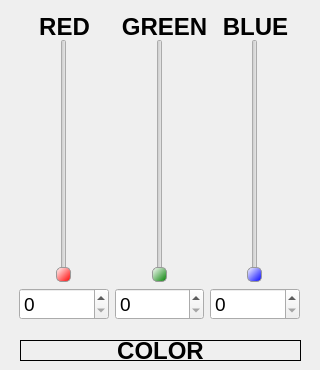
<?xml version="1.0" encoding="UTF-8"?>
<ui version="4.0">
 <class>MainWindow</class>
 <widget class="QMainWindow" name="MainWindow">
  <property name="geometry">
   <rect>
    <x>0</x>
    <y>0</y>
    <width>320</width>
    <height>370</height>
   </rect>
  </property>
  <property name="minimumSize">
   <size>
    <width>320</width>
    <height>370</height>
   </size>
  </property>
  <property name="windowTitle">
   <string>RGB Viewer v1</string>
  </property>
  <widget class="QWidget" name="centralwidget">
   <widget class="QWidget" name="horizontalLayoutWidget_2">
    <property name="geometry">
     <rect>
      <x>19</x>
      <y>39</y>
      <width>281</width>
      <height>281</height>
     </rect>
    </property>
    <layout class="QHBoxLayout" name="HBox">
     <item>
      <layout class="QVBoxLayout" name="VBox_red">
       <item>
        <layout class="QHBoxLayout" name="CenterVBox_red">
         <item>
          <widget class="QSlider" name="verticalSlider_red">
           <property name="sizePolicy">
            <sizepolicy hsizetype="Expanding" vsizetype="Expanding">
             <horstretch>0</horstretch>
             <verstretch>0</verstretch>
            </sizepolicy>
           </property>
           <property name="styleSheet">
            <string notr="true">QSlider::handle:vertical {
	background: qlineargradient(x1:0, y1:0, x2:1, y2:1, stop:0 white, stop:1 red);
	border: 1px solid #999999;
	border-radius: 5px;
}</string>
           </property>
           <property name="maximum">
            <number>255</number>
           </property>
           <property name="orientation">
            <enum>Qt::Orientation::Vertical</enum>
           </property>
          </widget>
         </item>
        </layout>
       </item>
       <item>
        <widget class="QSpinBox" name="spinBox_red">
         <property name="font">
          <font>
           <family>Arial</family>
           <pointsize>14</pointsize>
          </font>
         </property>
         <property name="maximum">
          <number>255</number>
         </property>
        </widget>
       </item>
      </layout>
     </item>
     <item>
      <layout class="QVBoxLayout" name="VBox_green">
       <item>
        <layout class="QHBoxLayout" name="CenterVBox_green">
         <item>
          <widget class="QSlider" name="verticalSlider_green">
           <property name="sizePolicy">
            <sizepolicy hsizetype="Expanding" vsizetype="Expanding">
             <horstretch>0</horstretch>
             <verstretch>0</verstretch>
            </sizepolicy>
           </property>
           <property name="styleSheet">
            <string notr="true">QSlider::handle:vertical {
	background: qlineargradient(x1:0, y1:0, x2:1, y2:1, stop:0 white, stop:1 green);
	border: 1px solid #999999;
	border-radius: 5px;
}</string>
           </property>
           <property name="maximum">
            <number>255</number>
           </property>
           <property name="orientation">
            <enum>Qt::Orientation::Vertical</enum>
           </property>
          </widget>
         </item>
        </layout>
       </item>
       <item>
        <widget class="QSpinBox" name="spinBox_green">
         <property name="font">
          <font>
           <family>Arial</family>
           <pointsize>14</pointsize>
          </font>
         </property>
         <property name="maximum">
          <number>255</number>
         </property>
        </widget>
       </item>
      </layout>
     </item>
     <item>
      <layout class="QVBoxLayout" name="VBox_blue">
       <item>
        <layout class="QHBoxLayout" name="CenterVBox_blue">
         <item>
          <widget class="QSlider" name="verticalSlider_blue">
           <property name="sizePolicy">
            <sizepolicy hsizetype="Expanding" vsizetype="Expanding">
             <horstretch>0</horstretch>
             <verstretch>0</verstretch>
            </sizepolicy>
           </property>
           <property name="styleSheet">
            <string notr="true">QSlider::handle:vertical {
	background: qlineargradient(x1:0, y1:0, x2:1, y2:1, stop:0 white, stop:1 blue);
	border: 1px solid #999999;
	border-radius: 5px;
}</string>
           </property>
           <property name="maximum">
            <number>255</number>
           </property>
           <property name="orientation">
            <enum>Qt::Orientation::Vertical</enum>
           </property>
          </widget>
         </item>
        </layout>
       </item>
       <item>
        <widget class="QSpinBox" name="spinBox_blue">
         <property name="font">
          <font>
           <family>Arial</family>
           <pointsize>14</pointsize>
          </font>
         </property>
         <property name="maximum">
          <number>255</number>
         </property>
        </widget>
       </item>
      </layout>
     </item>
    </layout>
   </widget>
   <widget class="QLabel" name="label_red">
    <property name="geometry">
     <rect>
      <x>39</x>
      <y>16</y>
      <width>51</width>
      <height>21</height>
     </rect>
    </property>
    <property name="font">
     <font>
      <family>Arial</family>
      <pointsize>18</pointsize>
      <bold>true</bold>
     </font>
    </property>
    <property name="text">
     <string>RED</string>
    </property>
    <property name="alignment">
     <set>Qt::AlignmentFlag::AlignCenter</set>
    </property>
   </widget>
   <widget class="QLabel" name="label_green">
    <property name="geometry">
     <rect>
      <x>119</x>
      <y>16</y>
      <width>91</width>
      <height>21</height>
     </rect>
    </property>
    <property name="font">
     <font>
      <family>Arial</family>
      <pointsize>18</pointsize>
      <bold>true</bold>
     </font>
    </property>
    <property name="text">
     <string>GREEN</string>
    </property>
    <property name="alignment">
     <set>Qt::AlignmentFlag::AlignCenter</set>
    </property>
   </widget>
   <widget class="QLabel" name="label_blue">
    <property name="geometry">
     <rect>
      <x>220</x>
      <y>16</y>
      <width>71</width>
      <height>21</height>
     </rect>
    </property>
    <property name="font">
     <font>
      <family>Arial</family>
      <pointsize>18</pointsize>
      <bold>true</bold>
     </font>
    </property>
    <property name="text">
     <string>BLUE</string>
    </property>
    <property name="alignment">
     <set>Qt::AlignmentFlag::AlignCenter</set>
    </property>
   </widget>
   <widget class="QLabel" name="label_color">
    <property name="geometry">
     <rect>
      <x>20</x>
      <y>340</y>
      <width>281</width>
      <height>21</height>
     </rect>
    </property>
    <property name="font">
     <font>
      <family>Arial</family>
      <pointsize>18</pointsize>
      <bold>true</bold>
     </font>
    </property>
    <property name="styleSheet">
     <string notr="true">QLabel{
	border: 1px solid;
}</string>
    </property>
    <property name="text">
     <string>COLOR</string>
    </property>
    <property name="alignment">
     <set>Qt::AlignmentFlag::AlignCenter</set>
    </property>
   </widget>
  </widget>
 </widget>
 <resources/>
 <connections/>
</ui>
